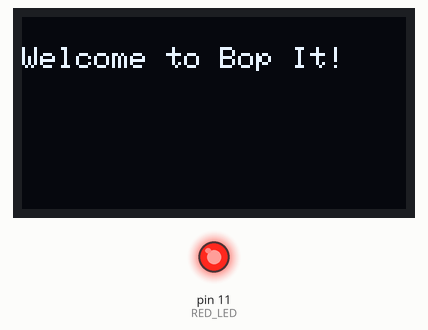
The sketch below on a simulated Arduino Uno, built with avr-gcc and run on an emulated ATmega328P. On the bench: 128×64 one-colour display, output pins drawn as LEDs (lit = HIGH). Random numbers use the default seed unless the sketch sets one; what the sketch prints to the serial monitor is not drawn.

Above: at 1.1 s.
At 4.8 s:
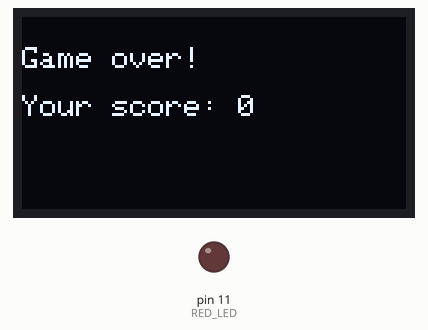
At 33.6 s:
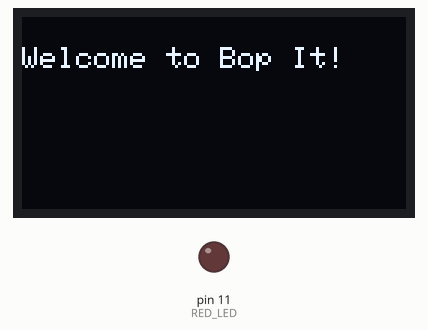
Timing chart, 0 to 40.0 s (numbered marks = the images above):
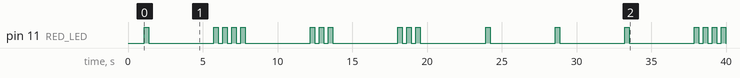

The sketch:

end_game.ino
```cpp
#include <NewPing.h> // include the ultrasonic sensor library
#include <Wire.h>
#include <Adafruit_SSD1306.h>
#include <Adafruit_GFX.h>

#define RED_LED 11
#define BUTTON 12
#define POT_PIN A0
#define JOYSTICK_X A1
#define JOYSTICK_Y A2
#define JOYSTICK_BTN 7
#define ULTRASONIC_TRIGGER 9
#define ULTRASONIC_ECHO 10
int max_ultrasonic_distance_cm = 400; // set the maximum measureable distance for the ultrasonic sensor to 400cm
NewPing sonar(ULTRASONIC_TRIGGER, ULTRASONIC_ECHO, max_ultrasonic_distance_cm);

#define SCREEN_WIDTH 128
#define SCREEN_HEIGHT 64
#define OLED_RESET     -1
#define SCREEN_ADDRESS 0x3C
Adafruit_SSD1306 display(SCREEN_WIDTH, SCREEN_HEIGHT, &Wire, OLED_RESET);

// game settings
const int num_tasks = 4; // set the number of tasks to 3
long game_score = 0; // set the player's game score to 0

// define the game actions the player needs to do:
// press a button, twist a potentiometer, push a joystick, or none
long PUSH_BUTTON = 0;
long POTENTIOMETER = 1;
long JOYSTICK = 2;
long ULTRASONIC_SENSOR = 3;

long task;

long task_timer = 0; // variable to keep track of how much time has elapsed
long task_time_limit = 3000; // set the amount of time a player has to complete the task (3000 milliseconds = 3 seconds)
long task_pause = 1000; // set the amount of pause time between tasks

// helper function to write to display
void write_to_display(String message) {
  display.clearDisplay();
  display.setCursor(0, 10);
  display.println(message);
  display.display();
}

// helper function to blink LED a specific number of times
void blink_led(int num_blinks) {
  for (int i = 0; i < num_blinks; i++) {
    digitalWrite(RED_LED, HIGH);
    delay(300);
    digitalWrite(RED_LED, LOW);
    delay(300);
  }
}

void setup() {
  // put your setup code here, to run once:

  Serial.begin(9600);
  Serial.println("Starting program...");
  pinMode(RED_LED, OUTPUT);
  pinMode(BUTTON, INPUT_PULLUP);
  pinMode(POT_PIN, INPUT);
  pinMode(JOYSTICK_X, INPUT);
  pinMode(JOYSTICK_Y, INPUT);
  pinMode(JOYSTICK_BTN, INPUT_PULLUP);

  // initialize display
  if(!display.begin(SSD1306_SWITCHCAPVCC, SCREEN_ADDRESS)) {
    Serial.println("SSD1306 allocation failed");
    for(;;); // Don't proceed, loop forever
  }
  display.clearDisplay();
  display.display();
  display.setTextSize(1);
  display.setTextColor(WHITE);

  randomSeed(analogRead(5)); // initialize the random number generator with arbitrary data noise from a digital pin

  set_new_task();
}


bool game_ended = false;

void loop() {
  // put your main code here, to run repeatedly:

  // main game state check
  if (millis() - task_timer > task_time_limit) {
    end_game();
  } else {
    check_user_action();
  }
}

// variable to keep track of last potentiometer value,
// so game can keep track of when the current value changes enough to indicate player had twisted potentiometer
int last_pot_value = 0;

void set_new_task() {
  delay(task_pause);

  write_to_display("Welcome to Bop It!");

  // set the task to a random number between 0 and num_tasks - 1 (3 - 1 = 2)
  task = random(num_tasks);
	// blink the LED the number of times corresponding to a task
  blink_led(task + 1);

	// print the user's score and the new task to Serial
	Serial.println();
	Serial.print("Your score: ");
	Serial.println(game_score);
	Serial.print("Selecting new task ");
	Serial.println(task);

	task_timer = millis(); // reset the game timer to now, so that any time measurement is in reference to the time a task was assigned

	// if the assigned task is to twist a potentiometer, measure the current value of the potentiometer so when the player twists it
	// to a new value, it can be measured against the last value
	if (task == POTENTIOMETER) {
		last_pot_value = analogRead(POT_PIN);
	}
}

void end_game() {
	digitalWrite(RED_LED, LOW);
  write_to_display("Game over!\n\nYour score: " + String(game_score));
  game_score = 0;
  set_new_task();
}

void check_user_action() {

}
```

Measured:
- by itself, pin 11 (RED_LED): HIGH → LOW at 1.4 s, → HIGH 4.4 s later, → LOW 0.30 s later, → HIGH 0.30 s later, … (35 changes in this stretch)
- what the display in image 0 shows lasts 3.6 s, from 1.1 s to 4.7 s
- what the display in image 1 shows lasts 1.0 s, from 4.7 s to 5.7 s
